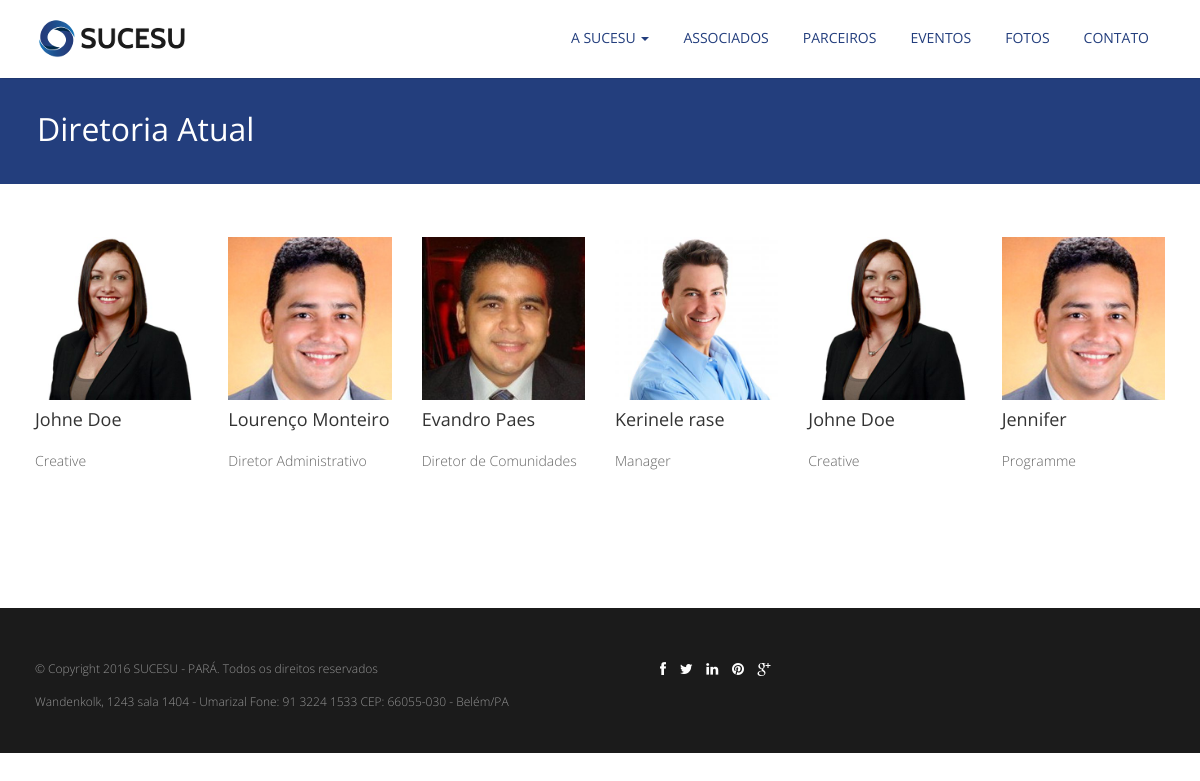
/diretoria_atual/, run on an earlier commit of the app's database.
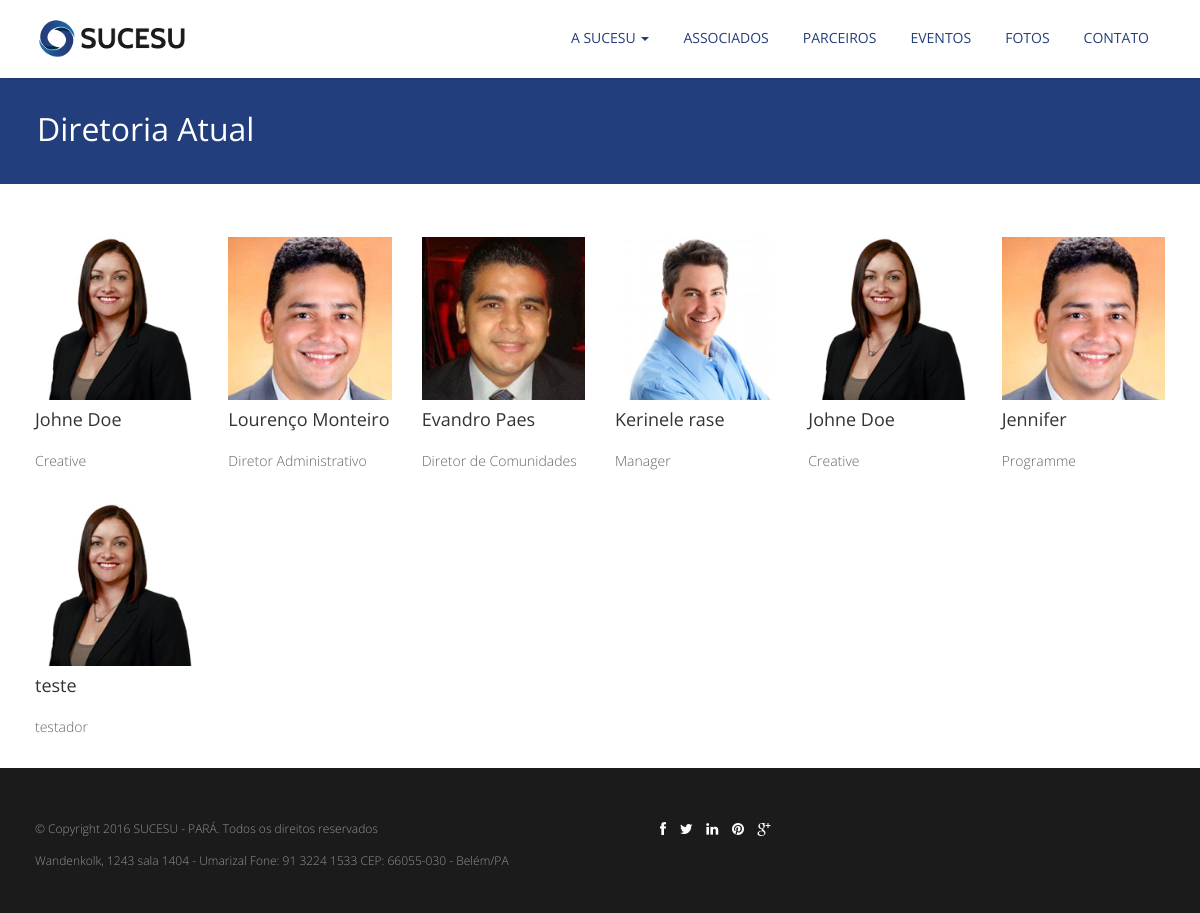
And on a later commit of the database.
### sucesuview/models.py (models this page shows)
class DiretoriaAtual(models.Model):
    nome = models.CharField(max_length=200)
    cargo = models.CharField(max_length=200)
    imagem = models.ImageField(upload_to='images/diretoria/%Y-%m/%d')

### sucesuview/views.py (the view)
# urls.py: path('diretoria_atual/', views.diretoria_atual, name='diretoria_atual'),
def diretoria_atual(request):
    diretores = DiretoriaAtual.objects.all()
    return render(request, 'sucesuview/diretoria_atual.html', {'diretores': diretores})

### sucesuview/templates/sucesuview/diretoria_atual.html (shortened to what this page needs)
{% extends 'sucesuview/base.html' %} {% load staticfiles%} {% block content %}
<section id="inner-headline">
	<div class="container">
		<div class="row">
			<div class="col-lg-12">
				<h2 class="pageTitle">Diretoria Atual</h2>
			</div>
		</div>
	</div>
</section>
<section id="content">
	<div class="container">
		<br>
		<div class="team-six">
			{% for diretor in diretores %}
				{% if forloop.counter0|divisibleby:6 %}
					<div class="row">
				{% endif %}
				<div class="col-md-2 col-xs-6">
					<div class="team-member">
						<img class="img-responsive" src="{{ diretor.imagem.url }}" alt="">
						<h4 class=""> {{ diretor.nome }} </h4>
						<span class="deg"> {{ diretor.cargo }} </span>
					</div>
				</div>
				{% if forloop.counter|divisibleby:6 or forloop.last  %}
					</div>
				{% endif %}
			{% endfor %}
			</div>
		</div>
</section>
{% endblock %}

What changed in the data, as far as the page shows it:
added DiretoriaAtual: imagem (picture), nome "teste", cargo "testador"
